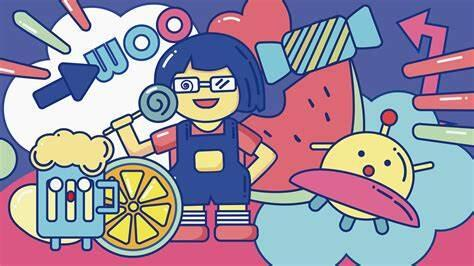
#> input picture pythonProject/tuxi4.jpg, 474 x 266 px, found by its file name
$ python 3.3.py   (older library calls are emulated)
#> lines starting #> are read from the running program, lines starting #| are printed output that depends on the picture; after the words box and inside, x2 and y2 are one past the last pixel; in counts of white or black regions, pixels touching at a corner belong together
import cv2
import numpy as np
import matplotlib.pyplot as plt

# 读取图像
image = cv2.imread('tuxi4.jpg', cv2.IMREAD_GRAYSCALE)
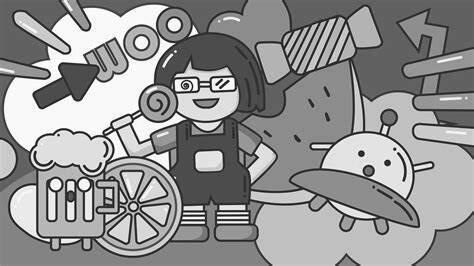
#> image: shape (266, 474); min 0, max 255, mean 147.5

# 使用拉普拉斯算子进行边缘检测
laplacian = cv2.Laplacian(image, cv2.CV_64F)
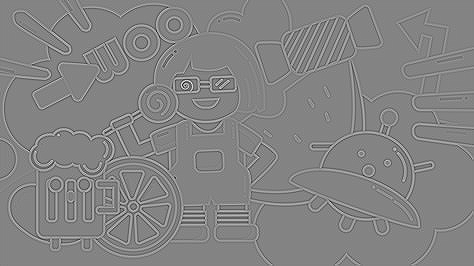
#> laplacian: shape (266, 474) float64; min -517, max 482, mean 0; drawn with min black and max white
laplacian = cv2.convertScaleAbs(laplacian)
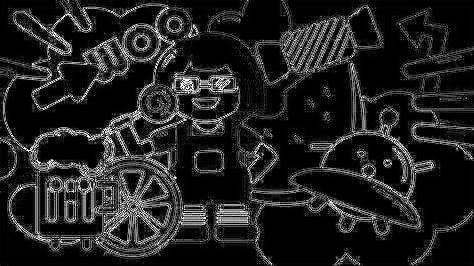
#> laplacian: shape (266, 474); min 0, max 255, mean 34.1

# 显示边缘检测结果
plt.subplot(1, 2, 1), plt.imshow(image, cmap='gray'), plt.title('Original Image')
plt.subplot(1, 2, 2), plt.imshow(laplacian, cmap='gray'), plt.title('Laplacian Edge Detection')
plt.show()
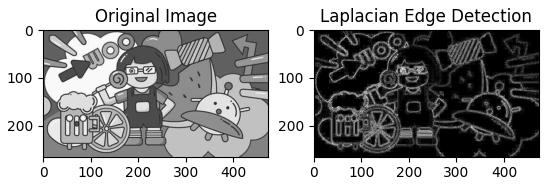
#> figure drawn by matplotlib, 2 panels
# 设置阈值 T
T = 50  # 可以根据需要调整此值

# 二值化处理，生成二值图像 g_T(x, y)
_, binary_edge = cv2.threshold(laplacian, T, 255, cv2.THRESH_BINARY)
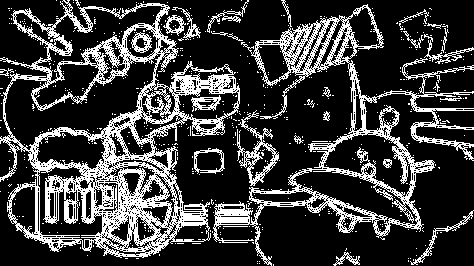
#> binary_edge: shape (266, 474); 23.8% white in thin lines or dots

# 显示二值化结果
plt.imshow(binary_edge, cmap='gray')
plt.title('Binary Edge Image')
plt.show()
# 获取原图像中对应于边缘位置的像素值
edge_pixels = image[binary_edge == 255]

# 计算直方图
hist, bins = np.histogram(edge_pixels, bins=256, range=(0, 256))
#> hist = 256 values, max 429 at index 255, min 0 at index 1, mean 117.1; bins = 257 values from 0 to 256

# 显示直方图
plt.plot(bins[:-1], hist)
plt.title('Histogram of Edge Pixels')
plt.xlabel('Pixel Value')
plt.ylabel('Frequency')
plt.show()
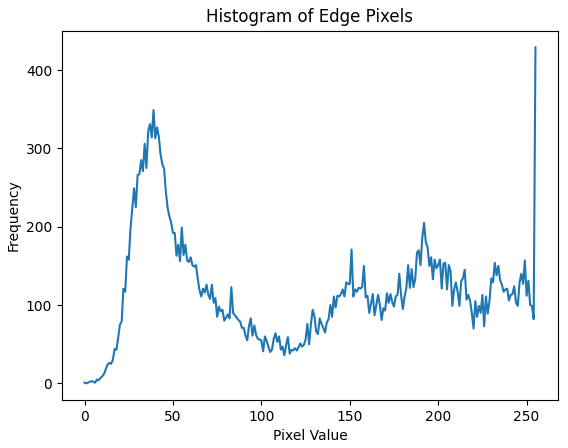
#> figure drawn by matplotlib, 1 panel; curve peaks at x = 255, y = 429
# 使用Otsu方法进行全局阈值分割
# Otsu方法返回一个自动计算的阈值
_, otsu_thresh = cv2.threshold(image, 0, 255, cv2.THRESH_BINARY + cv2.THRESH_OTSU)
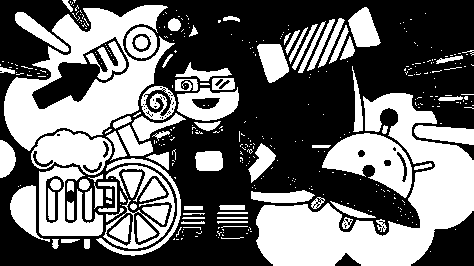
#> otsu_thresh: shape (266, 474); 42.8% white; 385 white regions (296 under 20 px), largest, box (x1, y1, x2, y2) and area: (256, 93, 474, 266) 14573, (4, 5, 175, 151) 10013, (322, 133, 412, 198) 3063

# 显示Otsu分割结果
plt.imshow(otsu_thresh, cmap='gray')
plt.title('Otsu Segmentation Result')
plt.show()

$ run again, with pythonProject/tuxi6.jpg copied over pythonProject/tuxi4.jpg
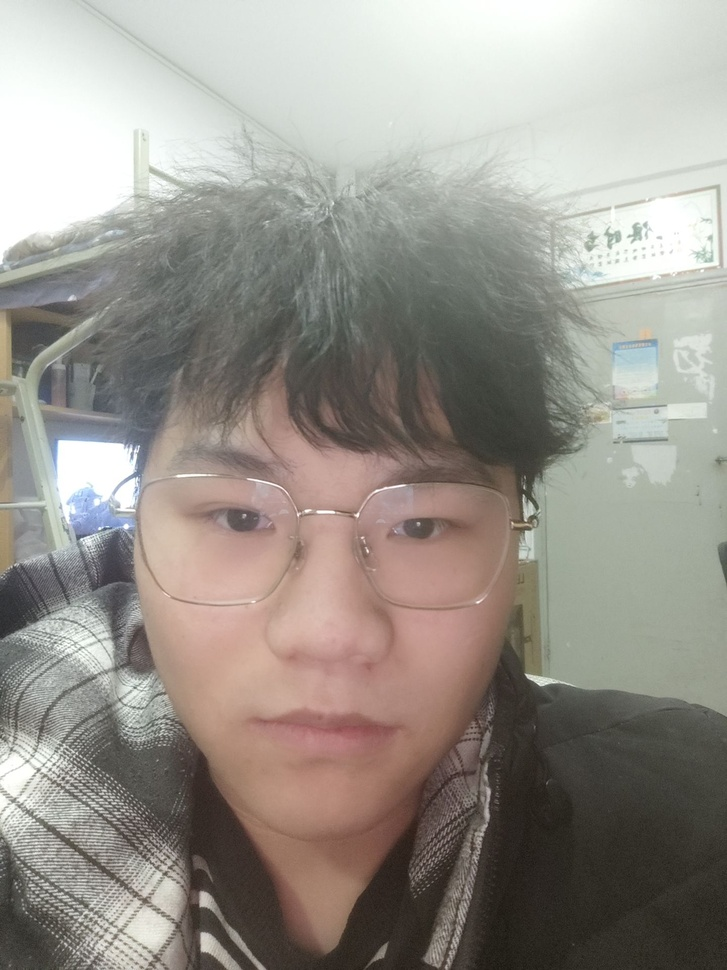
#> input picture pythonProject/tuxi6.jpg, 727 x 970 px, shrunk from 1440 x 1920 before the run, found by its file name
#> `_, binary_edge = cv2.threshold(laplacian, T, 255, cv2.THRESH_BINARY)`:
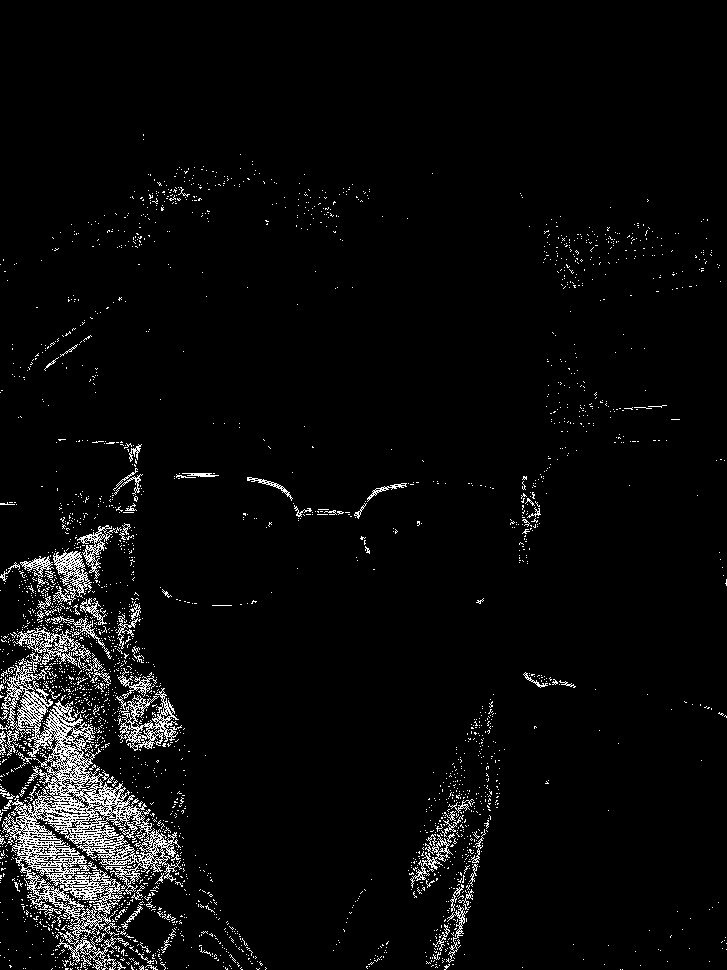
#> binary_edge: shape (970, 727); 4.1% white in thin lines or dots, all inside (x1, y1, x2, y2) = (0, 134, 727, 970)
#> hist = 256 values, max 250 at index 137, min 0 at index 0, mean 112.3; bins = 257 values from 0 to 256
#> `_, otsu_thresh = cv2.threshold(image, 0, 255, cv2.THRESH_BINARY + cv2...`:
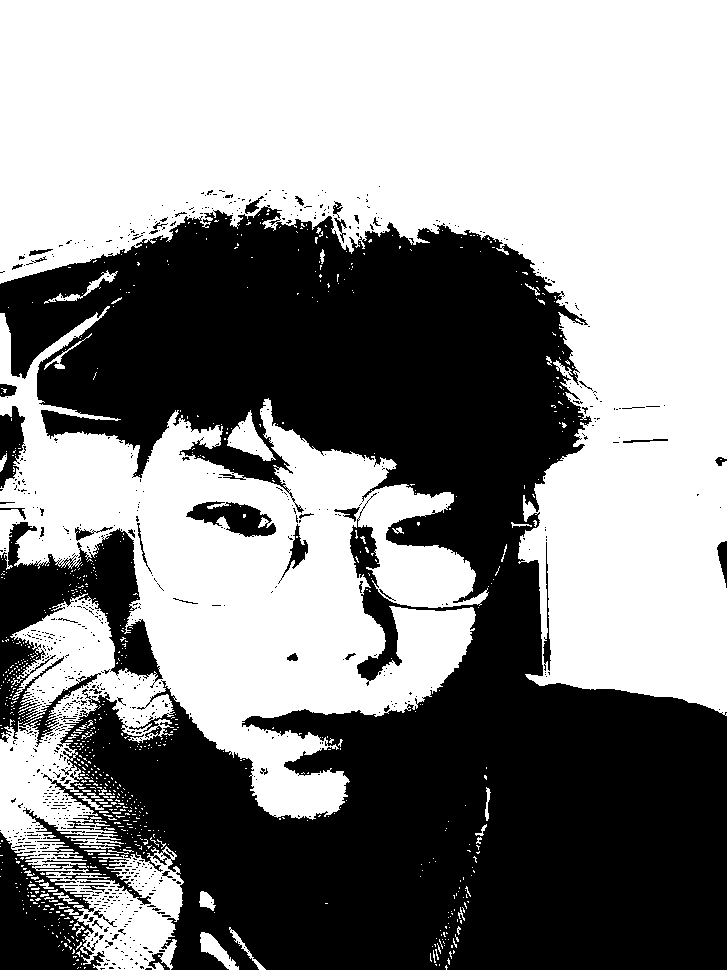
#> otsu_thresh: shape (970, 727); 54.6% white; 879 black regions (820 under 20 px), largest, box (x1, y1, x2, y2) and area: (0, 205, 727, 970) 288439, (0, 522, 163, 747) 14127, (0, 832, 105, 970) 7999
